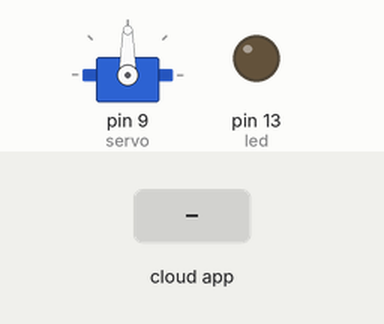
This sketch was run on a simulated Arduino Uno, built with avr-gcc and run on an emulated ATmega328P. Shown: servo, output pins drawn as LEDs (lit = HIGH). The inputs (shaded band) are chosen by the test bench. The ROS host is connected and sends only what is stated.

Above: at 1.2 s.
1.3 s: the phone or cloud app sets servo to 0
At 2.3 s:
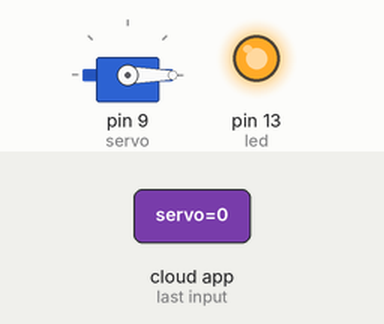
2.8 s: the phone or cloud app sets servo to 45
At 3.4 s:
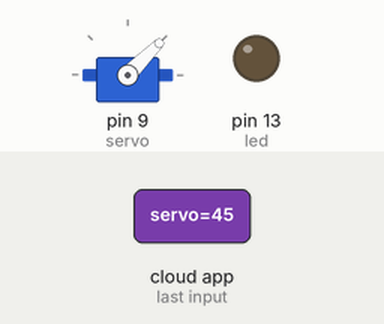
4.3 s: the phone or cloud app sets servo to 90
At 4.6 s:
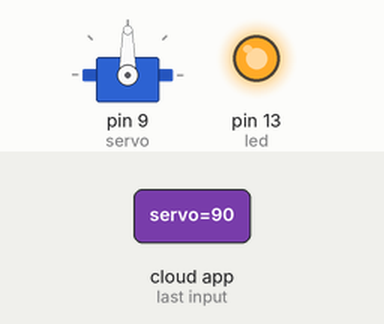
5.8 s: the phone or cloud app sets servo to 180
At 6.9 s:
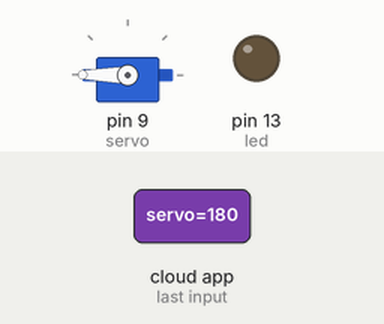
7.3 s: the phone or cloud app sets servo to 45
At 8.1 s:
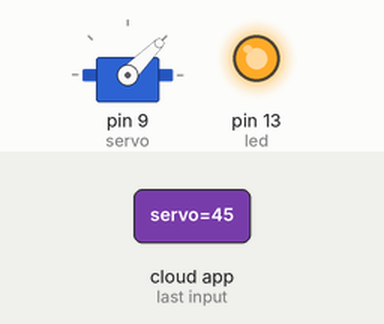
8.8 s: the phone or cloud app sets servo to 0
At 9.2 s:
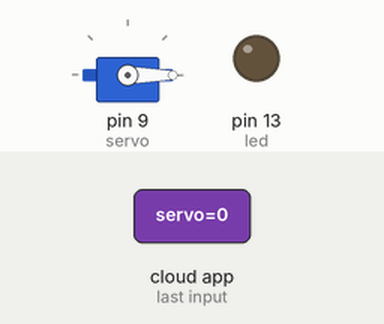
Timing chart, 0 to 11.3 s (numbered marks = the images above; inputs shaded):
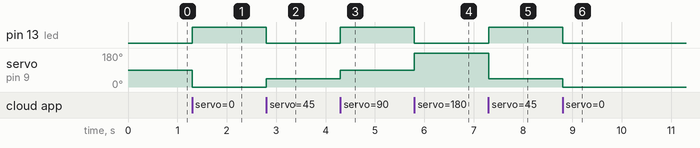

Measured:
- after the input at 1.3 s, pin 13 (led): LOW → HIGH at once; servo on pin 9 (servo): 90° → 0° at once
- after the input at 2.8 s, pin 13 (led): HIGH → LOW at once; servo on pin 9 (servo): 0° → 45° at once
- after the input at 4.3 s, pin 13 (led): LOW → HIGH at once; servo on pin 9 (servo): 45° → 90° at once
- after the input at 5.8 s, pin 13 (led): HIGH → LOW at once; servo on pin 9 (servo): 90° → 180° at once
- after the input at 7.3 s, pin 13 (led): LOW → HIGH at once; servo on pin 9 (servo): 180° → 45° at once
- after the input at 8.8 s, pin 13 (led): HIGH → LOW at once; servo on pin 9 (servo): 45° → 0° at once

The sketch:

servo_terminal.ino
```cpp
#include <Servo.h>
#include <ros.h>
#include <std_msgs/UInt16.h>

ros::NodeHandle  nh;

Servo servo;

void servo_cb( const std_msgs::UInt16& cmd_msg){
  servo.write(cmd_msg.data); //set servo angle, should be from 0-180
  digitalWrite(13, HIGH-digitalRead(13));  //toggle led
}


ros::Subscriber<std_msgs::UInt16> sub("servo", servo_cb);

void setup(){
  pinMode(13, OUTPUT);

  nh.initNode();
  nh.subscribe(sub);

  servo.attach(9); //attach it to pin 9
}

void loop(){
  nh.spinOnce();
  delay(1);
}
```
